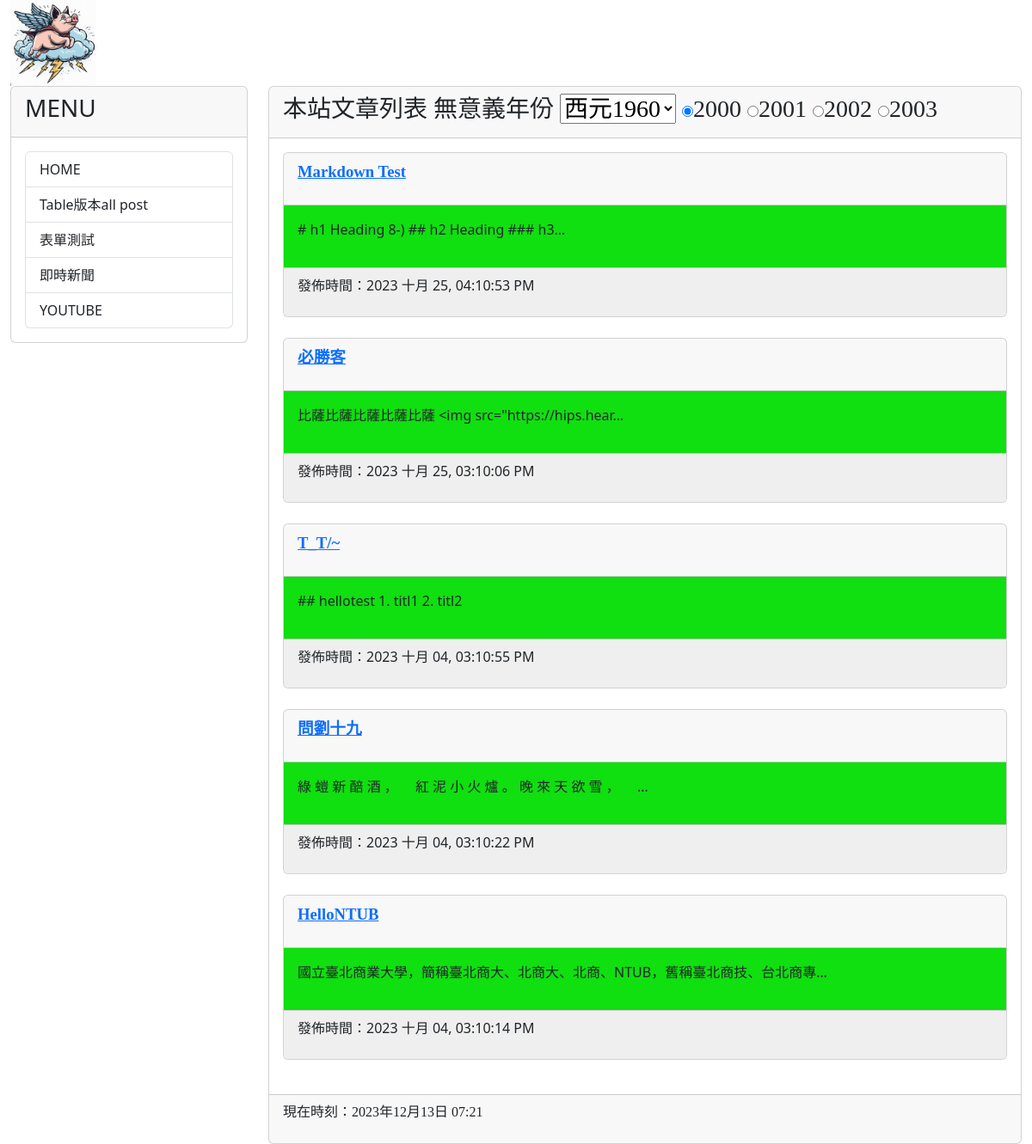
The app's page /, older data.
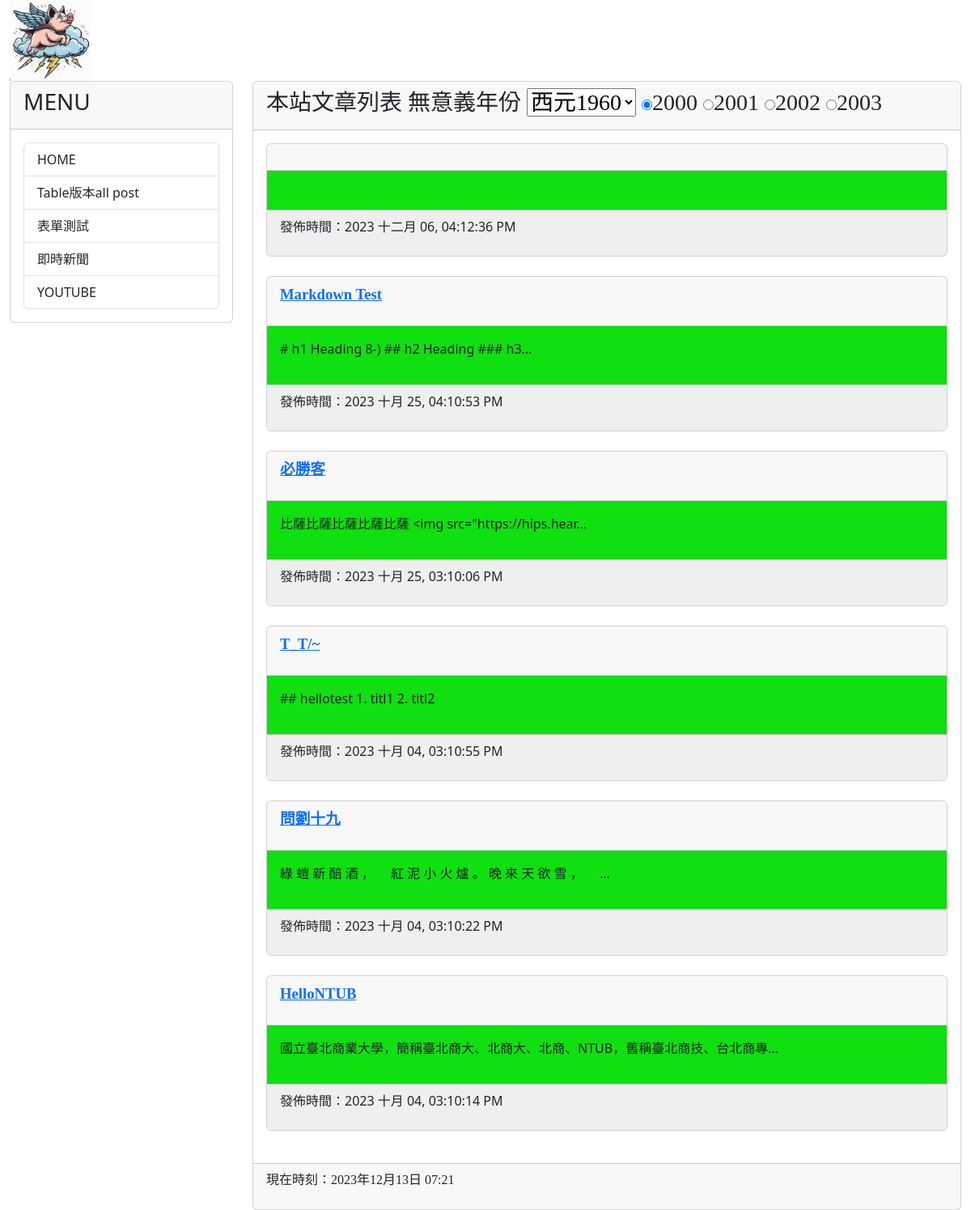
The same page, newer data.
### mysite/models.py (models this page shows, shortened)
class Post(models.Model):
    title = models.CharField(max_length = 200)
    slug = models.CharField(max_length = 200)
    body = models.TextField()
    category = models.TextField(null=True)
    pub_date = models.DateTimeField(auto_now_add=True)
    class Meta:
        ordering = ('-pub_date', )

### mysite/views.py (the view)
# urls.py: path('', views.homepage, name="homepage"),
def homepage(request):
    posts = Post.objects.all()
    now = datetime.now()
    hour = now.timetuple().tm_hour
    years = range(1960,2024)
    return render(request, 'index.html', locals())

### mysite/templates/index.html (shortened to what this page needs)
{% extends "base2.html" %}
{% block headmessage %}
<h3 style='font-family:標楷體;'>本站文章列表</a>
<label for = "byear">無意義年份</label>
<select name="byear">
    {% for year in years%}
    <option value="{{year}}">西元{{year}}</option>
    {% endfor %}
</select>
<input type="radio" name="ryear" checked>2000</input>
<input type="radio" name="ryear" >2001</input>
<input type="radio" name="ryear" >2002</input>
<input type="radio" name="ryear" >2003</input>
{% endblock headmessage %}
{% block content %}
{% for post in posts %}
<div class='card'>
    <div class='card-header'>
        <p style='font-family:微軟正黑體;font-size:14pt;font-weight:bold;'>
            <a href='/post/{{post.slug}}'>{{ post.title }}</a>
        </p>
    </div>
    <div class='card-body' style='background-color:#10DF10'>
        <p>
           {{ post.body | truncatechars:40 }}
        </p>
    </div>
    <div class='card-footer'  style='background-color:#efefef'>
        <p>
            發佈時間：{{ post.pub_date | date:"Y M d, h:m:s A"}}
        </p>
    </div>
</div>
<br>
{% endfor %}
{% endblock content %}

Row changes from the older to the newer data that the page shows:
added Post: pub_date "2023 十二月 06, 04:12:36 PM"
